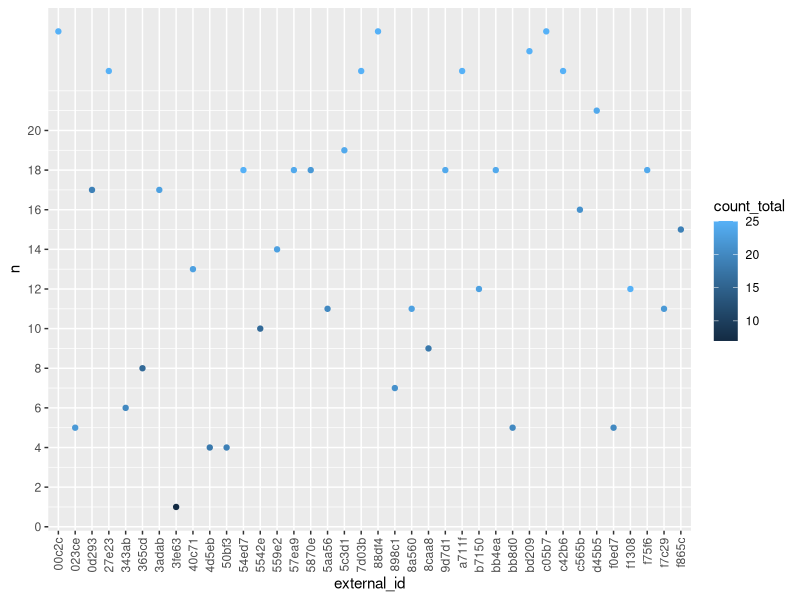
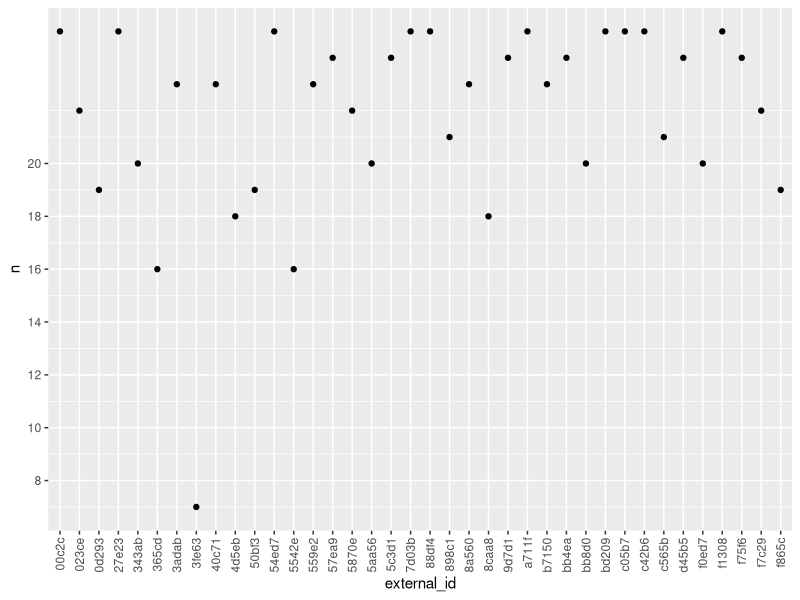
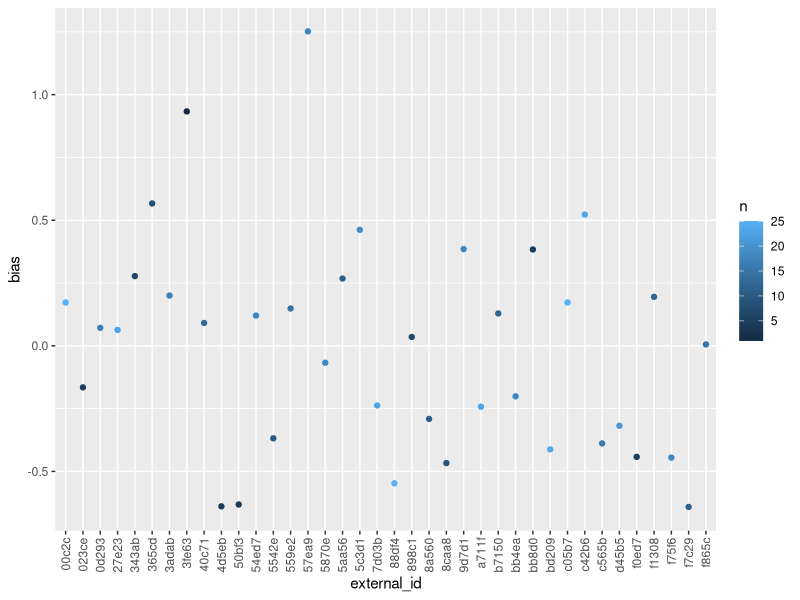
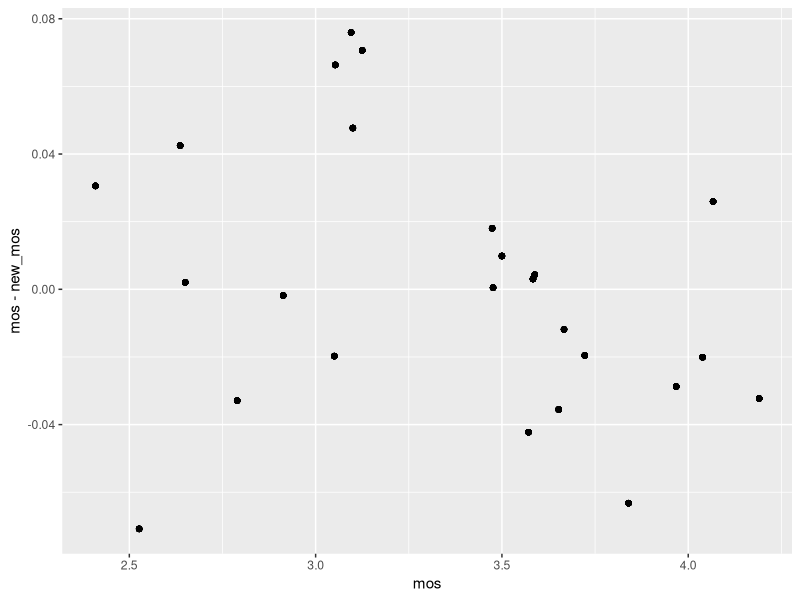
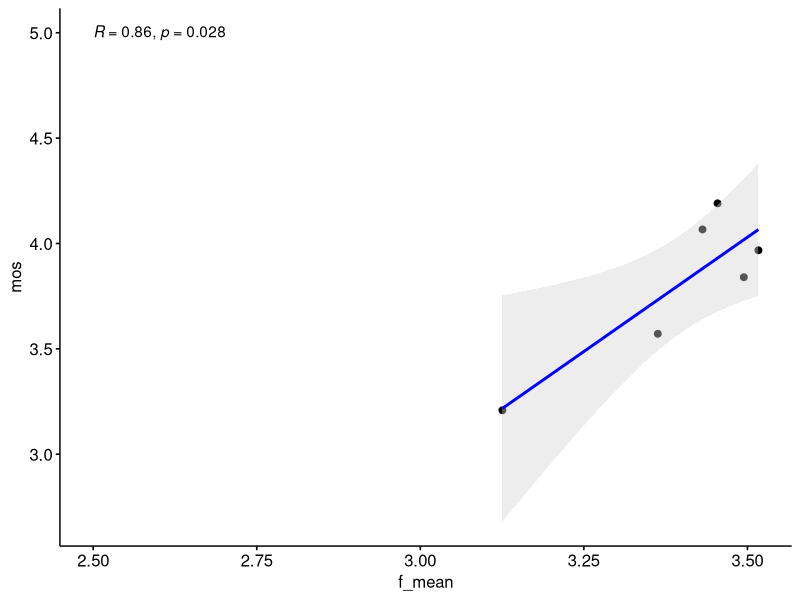
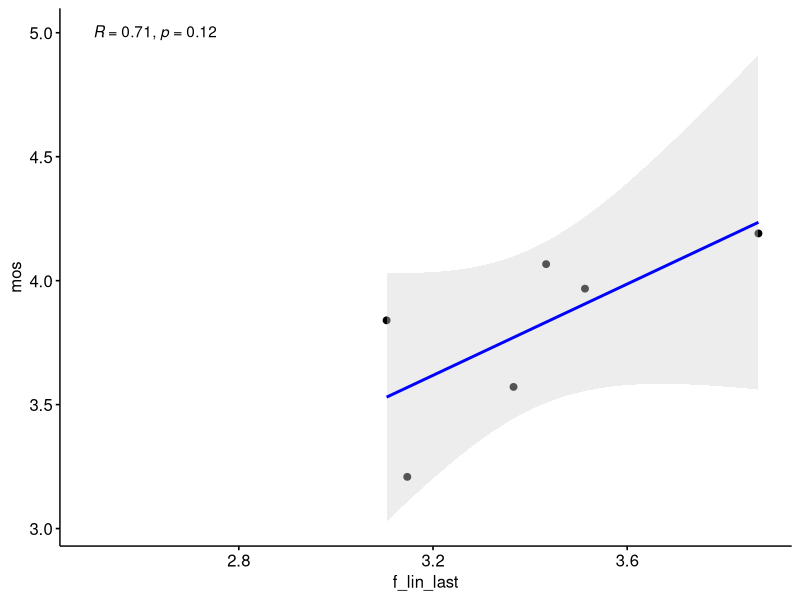
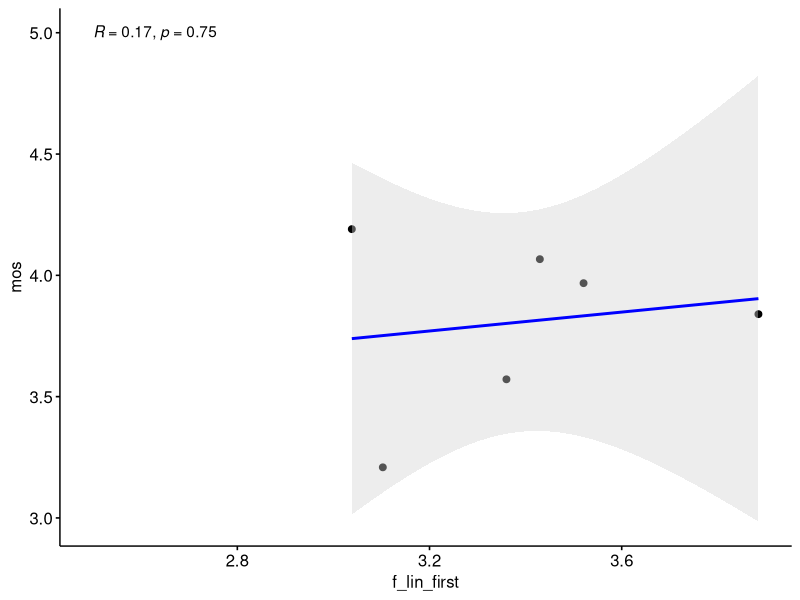
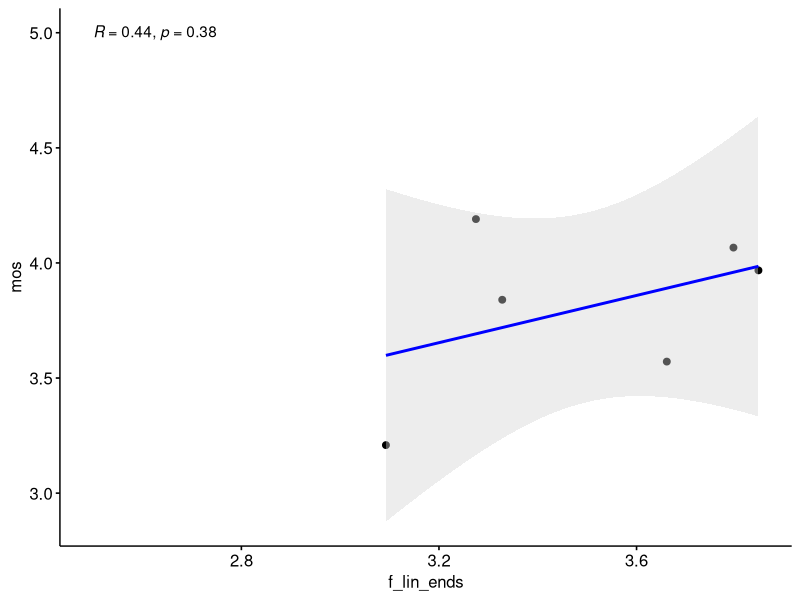

Generate these figures, in order, with R:
## ---- chunk 1
knitr::opts_chunk$set(echo = TRUE)
library(tidyverse)
library(ggpubr)
library(ordinal)
## ---- chunk 2
data_by_weeks <- read_csv("phase4_current_results_p1204.csv", col_types = "ffnnnnnnnnnnncc")


## ---- chunk 3

data_by_weeks %>%
  group_by(external_id) %>%
  dplyr::summarise(n = sum(n == 7), count_total = n()) %>%
  ggplot(aes(external_id, n, color = count_total)) + geom_point() + 
    theme(axis.text.x = element_text(angle = 90, vjust = 0.5, hjust=1)) + 
    scale_y_continuous(breaks = seq(0, 20, 2)) 

data_by_weeks %>%
  group_by(external_id) %>%
  dplyr::summarise(n = sum(n >= 3)) %>%
  ggplot(aes(external_id, n)) + geom_point() + 
    theme(axis.text.x = element_text(angle = 90, vjust = 0.5, hjust=1)) + 
    scale_y_continuous(breaks = seq(0, 20, 2)) 

data_by_weeks %>%
  filter(n == 7) %>%
  group_by(week) %>%
  dplyr::mutate(mos = mean(q2)) %>%
  ungroup() %>%
  group_by(external_id) %>%
  dplyr::summarize(bias = mean(q2 - mos, na.rm = TRUE), n = n()) %>%
#  mutate(n = as.factor(n)) %>%
  ggplot(aes(external_id, bias, color = n)) + geom_point() + 
    theme(axis.text.x = element_text(angle = 90, vjust = 0.5, hjust=1))

tmp <- data_by_weeks %>%
  filter(n == 7) %>%
  group_by(week) %>%
  mutate(mos = mean(q2)) %>%
  ungroup() 


data_by_weeks %>%
  filter(n == 7) %>%
  group_by(week) %>%
  dplyr::mutate(mos = mean(q2)) %>%
  ungroup() %>%
  group_by(external_id) %>%
  dplyr::mutate(bias = mean(q2 - mos, na.rm = TRUE)) %>%
  ungroup() %>%
  dplyr::mutate(new_q2 = q2 - bias) %>%
  group_by(week, mos) %>%
  dplyr::mutate(new_mos = mean(new_q2)) %>%
  ggplot(aes(mos, mos - new_mos)) + geom_point()

data_with_bias <- data_by_weeks %>%
  filter(n == 7) %>%
  group_by(week) %>%
  dplyr::mutate(mos = mean(q2)) %>%
  ungroup() %>%
  group_by(external_id) %>%
  dplyr::mutate(bias = mean(q2 - mos, na.rm = TRUE)) %>%
  ungroup() %>%
  mutate(new_q2 = q2 - bias) %>%
  group_by(week, mos) %>%
  dplyr::mutate(new_mos = mean(new_q2))

## ---- chunk 4
f_mean <- function(x) {
  tmp <- x[,1]
  tmp[is.na(x[,1])] <- 0
  norm <- rep(1, nrow(x))
  norm[is.na(x[,1])] <- 0
  for (i in c(2:6)){
    tmp_norm <- rep(1, nrow(x))
    tmp_norm[is.na(x[,i])] <- 0
    norm <- norm + tmp_norm
    tmp_na <- x[,i]
    tmp_na[is.na(tmp_na)] <- 0
    tmp <- tmp + tmp_na
  }
  return(tmp / norm)
}

f_lin_last <- function(x) {
  norm <- rep(1, nrow(x))
  norm[is.na(x[,1])] <- 0
  tmp <- x[,1]
  tmp[is.na(x[,1])] <- 0
  tmp <- tmp * norm
  for (i in c(2:6)){
    tmp_norm <- rep(i, nrow(x))
    tmp_norm[is.na(x[,i])] <- 0
    norm <- norm + tmp_norm
    tmp_na <- x[,i]
    tmp_na[is.na(tmp_na)] <- 0
    tmp <- tmp + tmp_na * tmp_norm
  }
  return(tmp / norm)
}

f_lin_first <- function(x) {
  norm <- rep(6, nrow(x))
  norm[is.na(x[,1])] <- 0
  tmp <- x[,1]
  tmp[is.na(x[,1])] <- 0
  tmp <- tmp * norm
  for (i in c(2:6)){
    tmp_norm <- rep(7-i, nrow(x))
    tmp_norm[is.na(x[,i])] <- 0
    norm <- norm + tmp_norm
    tmp_na <- x[,i]
    tmp_na[is.na(tmp_na)] <- 0
    tmp <- tmp + tmp_na * tmp_norm
  }
  return(tmp / norm)
}

f_lin_ends <- function(x) {
  norm <- rep(3, nrow(x))
  norm[is.na(x[,1])] <- 0
  tmp <- x[,1]
  tmp[is.na(x[,1])] <- 0
  tmp <- tmp * norm
  for (i in c(2:6)){
    tmp_norm <- rep(ceiling(abs(3.5 - i)), nrow(x))
    tmp_norm[is.na(x[,i])] <- 0
    norm <- norm + tmp_norm
    tmp_na <- x[,i]
    tmp_na[is.na(tmp_na)] <- 0
    tmp <- tmp + tmp_na * tmp_norm
  }
  return(tmp / norm)
}

data_by_weeks$f_mean = f_mean(as.matrix(data_by_weeks[,c("mo", "tu", "we", "th", "fr", "sa")]))
data_by_weeks$f_lin_last = f_lin_last(as.matrix(data_by_weeks[,c("mo", "tu", "we", "th", "fr", "sa")]))
data_by_weeks$f_lin_first = f_lin_first(as.matrix(data_by_weeks[,c("mo", "tu", "we", "th", "fr", "sa")]))
data_by_weeks$f_lin_ends = f_lin_ends(as.matrix(data_by_weeks[,c("mo", "tu", "we", "th", "fr", "sa")]))

data_by_weeks$res_mean <- data_by_weeks$f_mean - data_by_weeks$q2
data_by_weeks$res_last <-data_by_weeks$f_lin_last - data_by_weeks$q2
data_by_weeks$res_first <-data_by_weeks$f_lin_first - data_by_weeks$q2
data_by_weeks$res_ends <-data_by_weeks$f_lin_ends - data_by_weeks$q2

data_by_weeks %>%
  filter(n == 7) %>%
  mutate(week_private = mo*10^5+tu*10^4+we*10^3+th*10^2+fr*10+sa) %>%
  group_by(week_private) %>%
  dplyr::summarize(mos = mean(q2), f_mean = mean(f_mean)) %>%
  ggscatter(x = "f_mean", y = "mos",
   add = "reg.line",  # Add regressin line
   add.params = list(color = "blue", fill = "lightgray"), # Customize reg. line
   conf.int = TRUE # Add confidence interval
   ) + 
    stat_cor(method = "pearson", label.x = 2.5, label.y = 5)
  
data_by_weeks %>%
  filter(n == 7) %>%
  mutate(week_private = mo*10^5+tu*10^4+we*10^3+th*10^2+fr*10+sa) %>%
  group_by(week_private) %>%
  dplyr::summarize(mos = mean(q2), f_lin_last = mean(f_lin_last)) %>%
  ggscatter(x = "f_lin_last", y = "mos",
   add = "reg.line",  # Add regressin line
   add.params = list(color = "blue", fill = "lightgray"), # Customize reg. line
   conf.int = TRUE # Add confidence interval
   ) + 
    stat_cor(method = "pearson", label.x = 2.5, label.y = 5)

data_by_weeks %>%
  filter(n == 7) %>%
  mutate(week_private = mo*10^5+tu*10^4+we*10^3+th*10^2+fr*10+sa) %>%
  group_by(week_private) %>%
  dplyr::summarize(mos = mean(q2), f_lin_first = mean(f_lin_first)) %>%
  ggscatter(x = "f_lin_first", y = "mos",
   add = "reg.line",  # Add regressin line
   add.params = list(color = "blue", fill = "lightgray"), # Customize reg. line
   conf.int = TRUE # Add confidence interval
   ) + 
    stat_cor(method = "pearson", label.x = 2.5, label.y = 5)

data_by_weeks %>%
  filter(n == 7) %>%
  mutate(week_private = mo*10^5+tu*10^4+we*10^3+th*10^2+fr*10+sa) %>%
  group_by(week_private) %>%
  dplyr::summarize(mos = mean(q2), f_lin_ends = mean(f_lin_ends)) %>%
  ggscatter(x = "f_lin_ends", y = "mos",
   add = "reg.line",  # Add regressin line
   add.params = list(color = "blue", fill = "lightgray"), # Customize reg. line
   conf.int = TRUE # Add confidence interval
   ) + 
    stat_cor(method = "pearson", label.x = 2.5, label.y = 5)

data_by_weeks %>%
  select(-q4) %>%
  replace(is.na(.), 0) %>%
  mutate(week_private = mo*10^5+tu*10^4+we*10^3+th*10^2+fr*10+sa) %>%
  group_by(week_private) %>%
  dplyr::summarize(mos = mean(q2), f_mean = mean(f_mean), n = n()) %>%
  ggscatter(x = "f_mean", y = "mos",
   add = "reg.line",  # Add regressin line
   add.params = list(color = "blue", fill = "lightgray"), # Customize reg. line
   conf.int = TRUE # Add confidence interval
   ) + 
    stat_cor(method = "pearson", label.x = 2.5, label.y = 5)

data_by_weeks %>%
  select(-q4) %>%
  replace(is.na(.), 0) %>%
  mutate(week_private = mo*10^5+tu*10^4+we*10^3+th*10^2+fr*10+sa) %>%
  group_by(week_private) %>%
  dplyr::summarize(mos = mean(q2), f_lin_last = mean(f_lin_last), n = n()) %>%
  ggscatter(x = "f_lin_last", y = "mos",
   add = "reg.line",  # Add regressin line
   add.params = list(color = "blue", fill = "lightgray"), # Customize reg. line
   conf.int = TRUE # Add confidence interval
   ) + 
    stat_cor(method = "pearson", label.x = 2.5, label.y = 5)

data_by_weeks %>%
  select(-q4) %>%
  replace(is.na(.), 0) %>%
  mutate(week_private = mo*10^5+tu*10^4+we*10^3+th*10^2+fr*10+sa) %>%
  group_by(week_private) %>%
  dplyr::summarize(mos = mean(q2), f_lin_first = mean(f_lin_first), n = n()) %>%
  ggscatter(x = "f_lin_first", y = "mos",
   add = "reg.line",  # Add regressin line
   add.params = list(color = "blue", fill = "lightgray"), # Customize reg. line
   conf.int = TRUE # Add confidence interval
   ) + 
    stat_cor(method = "pearson", label.x = 2.5, label.y = 5)

data_by_weeks %>%
  select(-q4) %>%
  replace(is.na(.), 0) %>%
  mutate(week_private = mo*10^5+tu*10^4+we*10^3+th*10^2+fr*10+sa) %>%
  group_by(week_private) %>%
  dplyr::summarize(mos = mean(q2), f_lin_ends = mean(f_lin_ends), n = n()) %>%
  ggscatter(x = "f_lin_ends", y = "mos",
   add = "reg.line",  # Add regressin line
   add.params = list(color = "blue", fill = "lightgray"), # Customize reg. line
   conf.int = TRUE # Add confidence interval
   ) + 
    stat_cor(method = "pearson", label.x = 2.5, label.y = 5)

#and taking into account number of votes


data_by_weeks %>%
  select(-q4) %>%
  replace(is.na(.), 0) %>%
  mutate(week_private = mo*10^5+tu*10^4+we*10^3+th*10^2+fr*10+sa) %>%
  group_by(week_private) %>%
  dplyr::summarize(mos = mean(q2), f_mean = mean(f_mean), n = n(), week_private = week_private) %>%
  ggscatter(x = "f_mean", y = "mos",
   add = "reg.line",  # Add regressin line
   add.params = list(color = "blue", fill = "lightgray"), # Customize reg. line
   conf.int = TRUE # Add confidence interval
   ) + 
    stat_cor(method = "pearson", label.x = 2.5, label.y = 5)

data_by_weeks %>%
  select(-q4) %>%
  replace(is.na(.), 0) %>%
  mutate(week_private = mo*10^5+tu*10^4+we*10^3+th*10^2+fr*10+sa) %>%
  group_by(week_private) %>%
  dplyr::summarize(mos = mean(q2), f_lin_last = mean(f_lin_last), n = n(), week_private = week_private) %>%
  ggscatter(x = "f_lin_last", y = "mos",
   add = "reg.line",  # Add regressin line
   add.params = list(color = "blue", fill = "lightgray"), # Customize reg. line
   conf.int = TRUE # Add confidence interval
   ) + 
    stat_cor(method = "pearson", label.x = 2.5, label.y = 5)

data_by_weeks %>%
  select(-q4) %>%
  replace(is.na(.), 0) %>%
  mutate(week_private = mo*10^5+tu*10^4+we*10^3+th*10^2+fr*10+sa) %>%
  group_by(week_private) %>%
  dplyr::summarize(mos = mean(q2), f_lin_first = mean(f_lin_first), n = n(), week_private = week_private) %>%
  ggscatter(x = "f_lin_first", y = "mos",
   add = "reg.line",  # Add regressin line
   add.params = list(color = "blue", fill = "lightgray"), # Customize reg. line
   conf.int = TRUE # Add confidence interval
   ) + 
    stat_cor(method = "pearson", label.x = 2.5, label.y = 5)

data_by_weeks %>%
  select(-q4) %>%
  replace(is.na(.), 0) %>%
  mutate(week_private = mo*10^5+tu*10^4+we*10^3+th*10^2+fr*10+sa) %>%
  group_by(week_private) %>%
  dplyr::summarize(mos = mean(q2), f_lin_ends = mean(f_lin_ends), n = n(), week_private = week_private) %>%
  ggscatter(x = "f_lin_ends", y = "mos",
   add = "reg.line",  # Add regressin line
   add.params = list(color = "blue", fill = "lightgray"), # Customize reg. line
   conf.int = TRUE # Add confidence interval
   ) + 
    stat_cor(method = "pearson", label.x = 2.5, label.y = 5)



## ---- chunk 5
data_by_weeks$os <- factor(data_by_weeks$q2, ordered = TRUE, levels = c(1, 2, 3, 4, 5))

model_mean <- clm(os ~ f_mean, data = data_by_weeks, family = "binomial")
summary(model_mean)

model_lin_last <- clm(os ~ f_lin_last, data = data_by_weeks, family = "binomial")
summary(model_lin_last)

model_lin_first <- clm(os ~ f_lin_first, data = data_by_weeks, family = "binomial")
summary(model_lin_first)

model_lin_ends <- clm(os ~ f_lin_ends, data = data_by_weeks, family = "binomial")
summary(model_lin_ends)

model_lin_ends <- clm(os ~ f_mean + f_lin_last + f_lin_first + f_lin_ends, data = data_by_weeks, family = "binomial")
summary(model_lin_ends)

data_only_full <- data_by_weeks[data_by_weeks$n == 7,]

model_mean <- clm(os ~ f_mean, data = data_only_full, family = "binomial")
summary(model_mean)

model_lin_last <- clm(os ~ f_lin_last, data = data_only_full, family = "binomial")
summary(model_lin_last)

model_lin_first <- clm(os ~ f_lin_first, data = data_only_full, family = "binomial")
summary(model_lin_first)

model_lin_ends <- clm(os ~ f_lin_ends, data = data_only_full, family = "binomial")
summary(model_lin_ends)

model_lin_ends <- clm(os ~ f_mean + f_lin_last + f_lin_first + f_lin_ends, data = data_only_full, family = "binomial")
summary(model_lin_ends)
## ---- chunk 6
library(optimx)
data_by_weeks$os <- factor(data_by_weeks$q2, ordered = TRUE, levels = c(1, 2, 3, 4, 5))

kumaraswa_den <- function(x, a, b){
  a * b * x^(a - 1) * (1 - x^a)^(b - 1)
}

f_param <- function(x, a, b) {
  norm_vec <- t(replicate(nrow(x), kumaraswa_den(c(0.01, 0.2, 0.4, 0.6, 0.8, 0.99), a, b)))
  norm = norm_vec[,1]
  norm[is.na(x[,1])] <- 0
  tmp <- x[,1]
  tmp[is.na(x[,1])] <- 0
  tmp <- tmp * norm
  for (i in c(2:6)){
    tmp_norm <- norm_vec[,i]
    tmp_norm[is.na(x[,i])] <- 0
    norm <- norm + tmp_norm
    tmp_na <- x[,i]
    tmp_na[is.na(tmp_na)] <- 0
    tmp <- tmp + tmp_na * tmp_norm
  }
  return(tmp / norm)
}

objective_fun <- function(params, df) {
  a <- params[1]
  b <- params[2]
  
  df$f_param <- f_param(as.matrix(df[,c("mo", "tu", "we", "th", "fr", "sa")]), a, b)
  
  model <- clm(os ~ f_param, data = df, family = "binomial")  
  
  return(AIC(model))  
}
init_params <- c(0.2, 4)
lower_bounds <- c(0.00001, 0.00001)
opt_data <- data_by_weeks %>%
  filter(n < 8)

opt_result <- optimx(init_params, objective_fun, method="L-BFGS-B", 
                     lower=lower_bounds, df = opt_data)

best_params <- opt_result
print(best_params)

plot(c(0.01, 0.2, 0.4, 0.6, 0.8, 0.99), kumaraswa_den(c(0.01, 0.2, 0.4, 0.6, 0.8, 0.99), best_params$p1, best_params$p2)/sum(kumaraswa_den(c(0.01, 0.2, 0.4, 0.6, 0.8, 0.99), best_params$p1, best_params$p2)))

data_by_weeks$f_param <- f_param(as.matrix(
  data_by_weeks[,c("mo", "tu", "we", "th", "fr", "sa")]), 
  best_params$p1, best_params$p2)

data_by_weeks %>%
  select(-q4) %>%
  replace(is.na(.), 0) %>%
  mutate(week_private = mo*10^5+tu*10^4+we*10^3+th*10^2+fr*10+sa) %>%
  group_by(week_private) %>%
  dplyr::summarize(mos = mean(q2), f_param = mean(f_param), n = n(), week_private = week_private) %>%
  ggscatter(x = "f_param", y = "mos",
   add = "reg.line",  # Add regression line
   add.params = list(color = "blue", fill = "lightgray"), # Customize reg. line
   conf.int = TRUE # Add confidence interval
   ) + 
    stat_cor(method = "pearson", label.x = 2.5, label.y = 5)

#comparing real MOS with modelled MOS for Kumaraswa

d_mos_k <- data_by_weeks %>%
  group_by(week) %>% 
    dplyr::summarize(n_votes = n(), mos_real = mean(q2, na.rm = TRUE), mos_k = mean(f_param, na.rm = TRUE), sd_real = sd(q2, na.rm = TRUE), sd_k = sd(f_param, na.rm = TRUE))

#and comparison when we only have full weeks

d_mos_full_k <- data_by_weeks %>% filter(n == 7)  %>% 
  group_by(week) %>% 
    dplyr::summarize(n_votes = n(), mos_real = mean(q2, na.rm = TRUE), mos_k = mean(f_param, na.rm = TRUE), sd_real = sd(q2, na.rm = TRUE), sd_k = sd(f_param, na.rm = TRUE))

d_mos_full_k$diff <- d_mos_full_k$mos_real - d_mos_full_k$mos_k

d_mos_full_k %>%
  ggplot(aes(week, mos_real)) + geom_errorbar(aes(ymin = mos_real - 1.96*sd_real/sqrt(n_votes), ymax = mos_real + 1.96*sd_real/sqrt(n_votes))) + geom_point(aes(week, mos_k), color = 'blue')

## ---- chunk 7
model <- clm(os ~ mo  + we + sa, data = data_by_weeks)
summary(model)

data_all_in <- data_by_weeks %>%
  filter(n == 7) %>%
  mutate(tu = tu + runif(n = 311, min = -0.3, max = 0.3)) %>%
  mutate(th = th + runif(n = 311, min = -0.3, max = 0.3)) %>%
  mutate(sa = sa + runif(n = 311, min = -0.3, max = 0.3)) 

model <- clm(os ~ mo + tu + we + th + fr + sa, data = data_all_in)
summary(model)

cor(data_all_in$mo, data_all_in$tu)

model_3var <- clm(os ~ tu + th + sa, data = data_all_in)
summary(model_3var)
AIC(model_3var)

data_all_in$test_var <- data_all_in$tu*0.506 + data_all_in$th*0.789 + data_all_in$sa*0.810
model_1var <- clm(os ~ test_var, data = data_all_in)
summary(model_1var)
AIC(model_1var)


data_all_in$test_var <- data_all_in$tu*1.506 + data_all_in$th*0.289 + data_all_in$sa*0.310
model_1var <- clm(os ~ test_var, data = data_all_in)
summary(model_1var)
AIC(model_1var)
